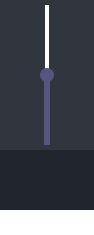
<?xml version="1.0" encoding="UTF-8"?>
<ui version="4.0">
 <class>volumeClass</class>
 <widget class="QWidget" name="volumeClass">
  <property name="geometry">
   <rect>
    <x>0</x>
    <y>0</y>
    <width>94</width>
    <height>235</height>
   </rect>
  </property>
  <property name="minimumSize">
   <size>
    <width>94</width>
    <height>235</height>
   </size>
  </property>
  <property name="maximumSize">
   <size>
    <width>94</width>
    <height>235</height>
   </size>
  </property>
  <property name="windowTitle">
   <string>volume</string>
  </property>
  <property name="styleSheet">
   <string notr="true">#volumeClass
{
	
	background-color: rgba(255, 255, 255, 0);
}</string>
  </property>
  <layout class="QHBoxLayout" name="horizontalLayout">
   <property name="spacing">
    <number>0</number>
   </property>
   <property name="leftMargin">
    <number>0</number>
   </property>
   <property name="topMargin">
    <number>0</number>
   </property>
   <property name="rightMargin">
    <number>0</number>
   </property>
   <property name="bottomMargin">
    <number>0</number>
   </property>
   <item>
    <widget class="QWidget" name="baseLink" native="true">
     <property name="styleSheet">
      <string notr="true">#baseLink
{
	
	
	background-color: rgba(255, 255, 255, 0);
}</string>
     </property>
     <layout class="QVBoxLayout" name="verticalLayout">
      <property name="spacing">
       <number>0</number>
      </property>
      <property name="leftMargin">
       <number>0</number>
      </property>
      <property name="topMargin">
       <number>0</number>
      </property>
      <property name="rightMargin">
       <number>0</number>
      </property>
      <property name="bottomMargin">
       <number>0</number>
      </property>
      <item>
       <widget class="QWidget" name="body" native="true">
        <property name="styleSheet">
         <string notr="true">#body
{
	border-radius: 20px;
	border: 1px solid #000;
}</string>
        </property>
        <layout class="QVBoxLayout" name="verticalLayout_2">
         <property name="spacing">
          <number>0</number>
         </property>
         <property name="leftMargin">
          <number>0</number>
         </property>
         <property name="topMargin">
          <number>0</number>
         </property>
         <property name="rightMargin">
          <number>0</number>
         </property>
         <property name="bottomMargin">
          <number>0</number>
         </property>
         <item>
          <widget class="QWidget" name="volumePregress" native="true">
           <property name="minimumSize">
            <size>
             <width>0</width>
             <height>150</height>
            </size>
           </property>
           <property name="maximumSize">
            <size>
             <width>16777215</width>
             <height>150</height>
            </size>
           </property>
           <property name="styleSheet">
            <string notr="true">#volumePregress
{
	background-color: #31353E;
}</string>
           </property>
           <widget class="QWidget" name="pregressTarget" native="true">
            <property name="geometry">
             <rect>
              <x>45</x>
              <y>5</y>
              <width>4</width>
              <height>140</height>
             </rect>
            </property>
            <property name="minimumSize">
             <size>
              <width>4</width>
              <height>140</height>
             </size>
            </property>
            <property name="maximumSize">
             <size>
              <width>4</width>
              <height>140</height>
             </size>
            </property>
            <property name="sizeIncrement">
             <size>
              <width>0</width>
              <height>0</height>
             </size>
            </property>
            <property name="styleSheet">
             <string notr="true">background-color: rgb(255, 255, 255);</string>
            </property>
           </widget>
           <widget class="QWidget" name="pregressCurrent" native="true">
            <property name="geometry">
             <rect>
              <x>44</x>
              <y>75</y>
              <width>6</width>
              <height>70</height>
             </rect>
            </property>
            <property name="minimumSize">
             <size>
              <width>6</width>
              <height>0</height>
             </size>
            </property>
            <property name="maximumSize">
             <size>
              <width>6</width>
              <height>16777215</height>
             </size>
            </property>
            <property name="styleSheet">
             <string notr="true">background-color: rgb(85, 85, 127);</string>
            </property>
           </widget>
           <widget class="QWidget" name="volumeVertex" native="true">
            <property name="geometry">
             <rect>
              <x>40</x>
              <y>68</y>
              <width>14</width>
              <height>14</height>
             </rect>
            </property>
            <property name="styleSheet">
             <string notr="true">background-color: rgb(85, 85, 127);
border-radius: 7px;
border: 0px solid #000;</string>
            </property>
           </widget>
          </widget>
         </item>
         <item>
          <widget class="QWidget" name="volumeValue" native="true">
           <property name="minimumSize">
            <size>
             <width>0</width>
             <height>30</height>
            </size>
           </property>
           <property name="maximumSize">
            <size>
             <width>16777215</width>
             <height>30</height>
            </size>
           </property>
           <property name="styleSheet">
            <string notr="true">#volumeValue
{
	background-color: #21252E;
}</string>
           </property>
           <layout class="QVBoxLayout" name="verticalLayout_3">
            <property name="spacing">
             <number>0</number>
            </property>
            <property name="leftMargin">
             <number>0</number>
            </property>
            <property name="topMargin">
             <number>0</number>
            </property>
            <property name="rightMargin">
             <number>0</number>
            </property>
            <property name="bottomMargin">
             <number>0</number>
            </property>
            <item>
             <widget class="QLabel" name="valumeLabel">
              <property name="styleSheet">
               <string notr="true">color: #1195D9;</string>
              </property>
              <property name="text">
               <string/>
              </property>
              <property name="alignment">
               <set>Qt::AlignmentFlag::AlignCenter</set>
              </property>
             </widget>
            </item>
           </layout>
          </widget>
         </item>
         <item>
          <widget class="QWidget" name="mute" native="true">
           <property name="minimumSize">
            <size>
             <width>0</width>
             <height>30</height>
            </size>
           </property>
           <property name="maximumSize">
            <size>
             <width>16777215</width>
             <height>30</height>
            </size>
           </property>
           <property name="styleSheet">
            <string notr="true">background-color: #21252E;</string>
           </property>
           <layout class="QHBoxLayout" name="horizontalLayout_2">
            <property name="spacing">
             <number>0</number>
            </property>
            <property name="leftMargin">
             <number>0</number>
            </property>
            <property name="topMargin">
             <number>0</number>
            </property>
            <property name="rightMargin">
             <number>0</number>
            </property>
            <property name="bottomMargin">
             <number>0</number>
            </property>
            <item>
             <widget class="QPushButton" name="volumeButton">
              <property name="minimumSize">
               <size>
                <width>28</width>
                <height>28</height>
               </size>
              </property>
              <property name="maximumSize">
               <size>
                <width>28</width>
                <height>28</height>
               </size>
              </property>
              <property name="styleSheet">
               <string notr="true">#volumeButton
{
image: url(:/barVolume.png);
border: none;
}

#volumeButton::hover
{
	background-color: rgb(0, 85, 255);
}</string>
              </property>
              <property name="text">
               <string/>
              </property>
             </widget>
            </item>
           </layout>
          </widget>
         </item>
        </layout>
       </widget>
      </item>
      <item>
       <widget class="QWidget" name="bottom" native="true">
        <property name="minimumSize">
         <size>
          <width>0</width>
          <height>25</height>
         </size>
        </property>
        <property name="maximumSize">
         <size>
          <width>16777215</width>
          <height>25</height>
         </size>
        </property>
        <property name="styleSheet">
         <string notr="true">background-color: rgba(255, 255, 255, 0);</string>
        </property>
       </widget>
      </item>
     </layout>
    </widget>
   </item>
  </layout>
 </widget>
 <layoutdefault spacing="6" margin="11"/>
 <resources>
  <include location="TexasPlayer.qrc"/>
 </resources>
 <connections/>
</ui>
